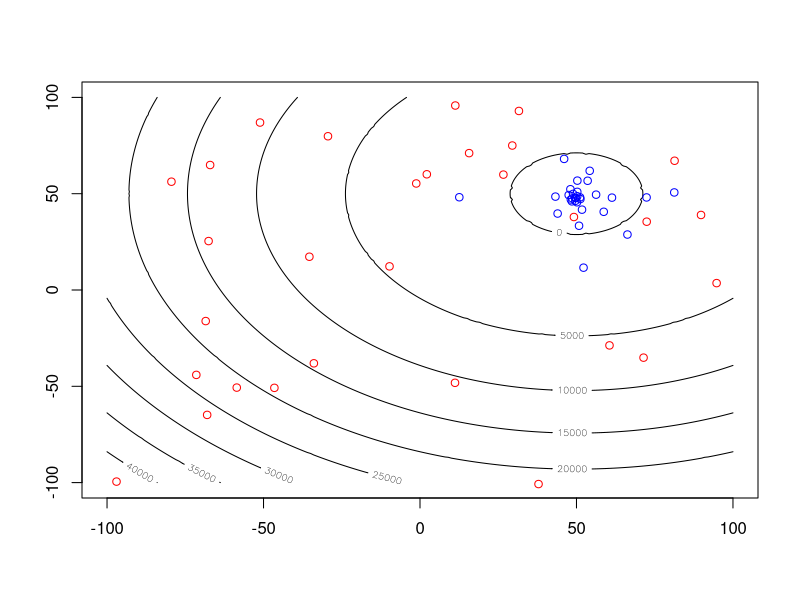

R code for this plot:
#------------------------------------
# Michala Jakubcova
# 14. 2. 2016

# Particle swarm optimization search

#-----------------------------------

#---
## PARAMETERS ##
## SURFACE:
o = 50  # shifted center
xOpt = 450  # position of the seached optimum
rangeX = 100  # range of the x and y axis
## PSO:
nPop = 30  # number of individuals in the population
nIter = 10  # number of iteration
nDim = 2  # number of dimension
nFit = nDim+1  # number of dimensions with one value for calculated fitness
K = 0.729  # constriction factor
ck = 2.05  # acceleration coeficient for constriction factor
w1 = 0.9   # initial inertia weight 
w2 = 0.4  # final inertia weight
c = 1.494  # acceleration coeficient inrtia weight
#---

#---
## SURFACE FUNCTION - SPHERE F. ##
Zsurf <- function(x,y)
{
  xx = x - o  
  yy = y - o  
  z = (xx)^2 + (yy)^2 - xOpt
  return(z)
}

# X AND Y COORDINATES:
x = seq(0:(2*rangeX))-(rangeX+1)  
y = seq(0:(2*rangeX))-(rangeX+1)

# NUMBER OF POINTS IN THE SURFACE GRID:
nx = length(x)
ny = length(y)

ZZ = matrix(nrow = nx, ncol = ny)
for(i in 1:nx){
  for(j in 1:ny){
    ZZ[i,j] = Zsurf(x[i],y[j])
  }
}
#---

#---
## POPULATION IN PSO - PARENTS ##
Parents = matrix(nrow = nPop, ncol = nFit)
Parents[,1] = runif(nPop)*(2*rangeX) - (rangeX+1)
Parents[,2] = runif(nPop)*(2*rangeX) - (rangeX+1)

for(i in 1:nPop){
  Parents[i,nFit] = Zsurf(Parents[i,1], Parents[i,2])
}
#---

#---
## DRAW CONTOUR PLOT WITH PARENTS POPULATION ##
contour(x, y, ZZ, xlim=c(min(x),max(x)), ylim=c(min(y),max(y))) 
points(Parents, col = 'red')
#---

#---
## POPULATION IN PSO - OFSPRINGS ##
Offspring = Parents

Xmax = max(x)
Vmax = Xmax

p = matrix(10^8, nrow = nPop, ncol = nFit)  # best position found by the particle
pg = rep(10^8, nFit)  # best position found by any member of the neighborhood
v = matrix(Vmax, nrow = nPop, ncol = nFit)  # velocity of the particle

for (i in 1:nIter) {
  for (j in 1:nPop) { 
    if (Offspring[j,nFit] < p[j,nFit]) {
      p[j,] = Offspring[j,]
    }
    #which.min() finds the min value (i.e. row in 'p' with min value in the last col)   
    if (p[which.min(p[,nFit]),nFit] < pg[nFit]) { 
      pg[] = p[which.min(p[,nFit]),]
    }
    w = (w1-w2)*((nIter-i)/nIter)+w2  
    v[j,] = w * v[j,] + c*runif(1)*(p[j,]-Offspring[j,]) + c*runif(1)*(pg[]-Offspring[j,])
    v[j,] = sign(v[j,]) * min(abs(v[j,]),Vmax)
    Offspring[j,] = Offspring[j,] + v[j,]
    
    Offspring[j,nFit] <- Zsurf(Offspring[j,1],Offspring[j,2])
    
    if(Offspring[j,nFit] > Parents[j,nFit]){
      Offspring[j,] = Parents[j,]
    }
  } 
  p[] = 10^8
}

points(Offspring, col = 'blue')
